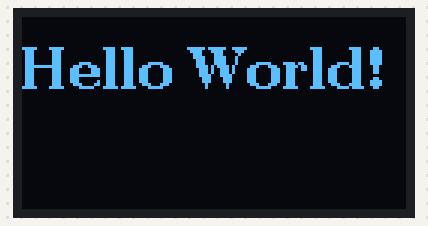
Bench run of a sketch on a simulated Arduino Uno, built with avr-gcc and run on an emulated ATmega328P. Shown: 128×64 one-colour display.

Above: at 0.4 s.

The sketch:

ArduinoNanoWatch.ino
```cpp
#include <Arduino.h>
#include <U8g2lib.h>

#ifdef U8X8_HAVE_HW_SPI
#include <SPI.h>
#endif
#ifdef U8X8_HAVE_HW_I2C
#include <Wire.h>
#endif


/*
  U8glib Example Overview:
    Frame Buffer Examples: clearBuffer/sendBuffer. Fast, but may not work with all Arduino boards because of RAM consumption
    Page Buffer Examples: firstPage/nextPage. Less RAM usage, should work with all Arduino boards.
    U8x8 Text Only Example: No RAM usage, direct communication with display controller. No graphics, 8x8 Text only.

  This is a page buffer example.
*/
U8G2_SSD1306_128X64_NONAME_1_SW_I2C u8g2(U8G2_R0, /* clock=*/ SCL, /* data=*/ SDA, /* reset=*/ U8X8_PIN_NONE);   // All Boards without Reset of the Display

void setup(void) {

  /* U8g2 Project: SSD1306 Test Board */
  //pinMode(10, OUTPUT);
  //pinMode(9, OUTPUT);
  //digitalWrite(10, 0);
  //digitalWrite(9, 0);

  /* U8g2 Project: T6963 Test Board */
  //pinMode(18, OUTPUT);
  //digitalWrite(18, 1);

  /* U8g2 Project: KS0108 Test Board */
  //pinMode(16, OUTPUT);
  //digitalWrite(16, 0);

  /* U8g2 Project: LC7981 Test Board, connect RW to GND */
  //pinMode(17, OUTPUT);
  //digitalWrite(17, 0);

  /* U8g2 Project: Pax Instruments Shield: Enable Backlight */
  //pinMode(6, OUTPUT);
  //digitalWrite(6, 0);

  u8g2.begin();
}

void loop(void) {
  u8g2.firstPage();
  do {
    u8g2.setFont(u8g2_font_ncenB14_tr);
    u8g2.drawStr(0, 24, "Hello World!");
  } while ( u8g2.nextPage() );
  //delay(1000);
}
```
